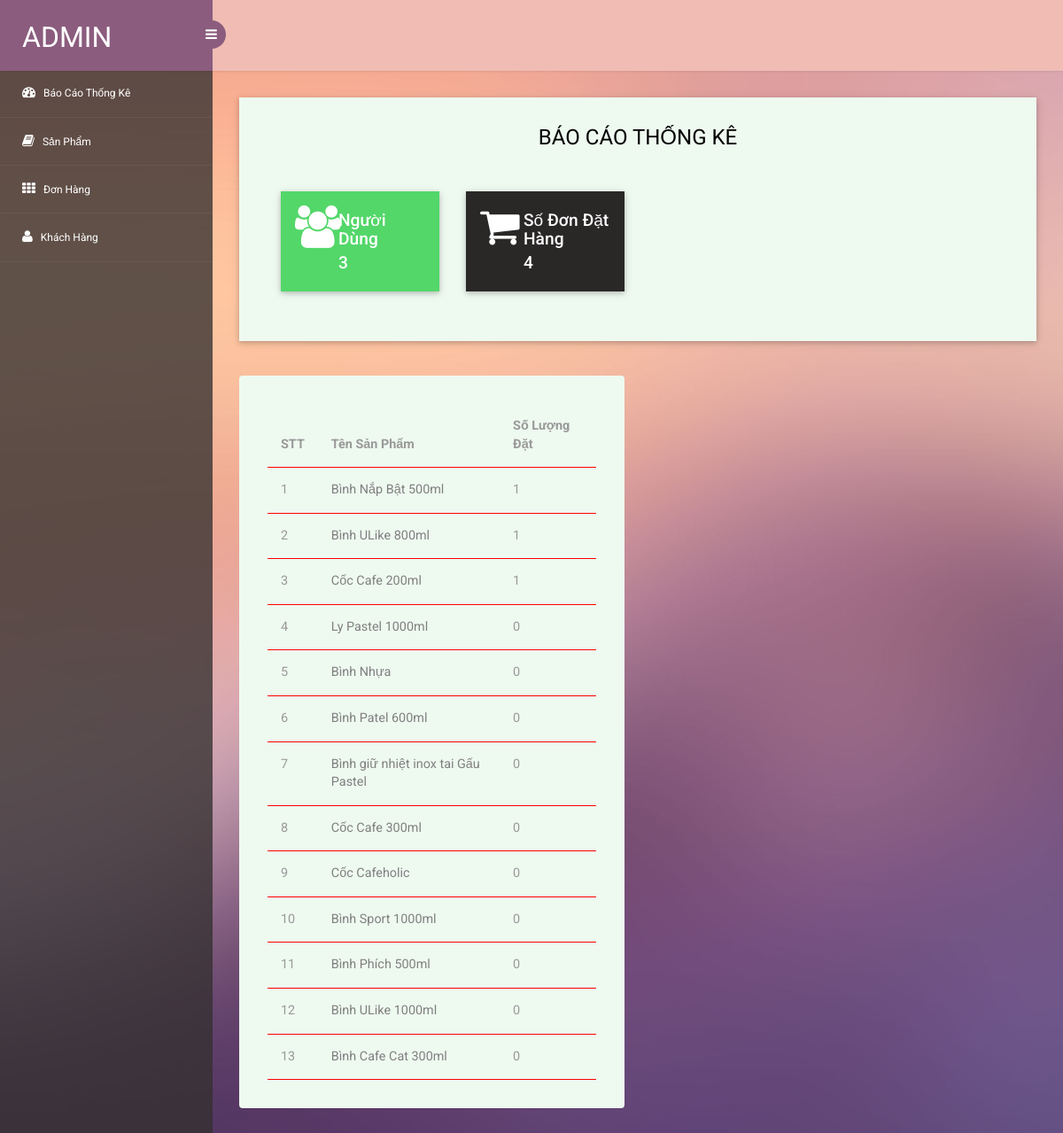
Page /admin/home.php on the committed database.
### tables this page shows
CREATE TABLE `danhmuc` (
  `id` int NOT NULL,
  `HinhAnh` varchar(500) NOT NULL,
  `Ten_Danh_Muc` varchar(500) NOT NULL,
  `GiaTien` decimal(10,3) NOT NULL,
  `DanhMuc` varchar(500) NOT NULL
);

### admin/home.php (the view, shortened to what this page needs)
<?php
include('config/Db.php');
$sql_lietke = "SELECT * FROM danhmuc ORDER BY id ASC";
$row_liet_ke = mysqli_query($mysqli,$sql_lietke);
$sql_lietke1 = "SELECT * FROM nguoidung ORDER BY id ASC";
$row_liet_ke1 = mysqli_query($mysqli,$sql_lietke1);
$num_rows = mysqli_num_rows($row_liet_ke1);
$sql_lietke2 = "SELECT * FROM donhang";
$row_liet_ke2 = mysqli_query($mysqli,$sql_lietke2);
$num_rows1 = mysqli_num_rows($row_liet_ke2);
?>
<!DOCTYPE html>
<head>
<link rel="stylesheet" href="css/bootstrap.min.css" >
<link href="css/style.css" rel='stylesheet' type='text/css' />
<link href="css/style-responsive.css" rel="stylesheet"/>
<link rel="stylesheet" href="css/font.css" type="text/css"/>
<link href="css/font-awesome.css" rel="stylesheet">
<link rel="stylesheet" href="css/morris.css" type="text/css"/>
<link rel="stylesheet" href="css/monthly.css">
</head>
<body>
<section id="container">
<?php
include('header.php');
?>
<section id="main-content">
	<section class="wrapper">
		<div class="row">
			<div class="panel-body">
				<div class="col-md-12 w3ls-graph">
						<div class="agileinfo-grap">
							<div class="agileits-box">
								<header class="agileits-box-header clearfix">
									<h3>Báo Cáo Thống Kê</h3>
								</header>
								<div class="market-updates">
									<div class="col-md-3 market-update-gd">
										<div class="market-update-block clr-block-1">
											<div class="col-md-4 market-update-right">
												<i class="fa fa-users" ></i>
											</div>
											<div class="col-md-8 market-update-left">
											<h4>Người Dùng</h4>
											<h4><?php echo $num_rows?></h4>
											</div>
										  <div class="clearfix"> </div>
										</div>
									</div>
									<div class="col-md-3 market-update-gd">
										<div class="market-update-block clr-block-4">
											<div class="col-md-4 market-update-right">
												<i class="fa fa-shopping-cart" aria-hidden="true"></i>
											</div>
											<div class="col-md-8 market-update-left">
												<h4>Số Đơn Đặt Hàng</h4>
												<h4><?php echo $num_rows1?></h4>
											</div>
										  <div class="clearfix"> </div>
										</div>
									</div>
								   <div class="clearfix"> </div>
								</div>
							</div>
						</div>
				</div>
			</div>
		</div>
		<div class="agileits-w3layouts-stats">
					<div class="col-md-6 stats-info stats-last widget-shadow">
						<div class="stats-last-agile">
							<table class="table stats-table ">
								<thead>
									<tr>
										<th>STT</th>
										<th>Tên Sản Phẩm</th>
										<th>Số Lượng Đặt</th>
									</tr>
								</thead>
								<tbody>
								<?php
                    while($rows = mysqli_fetch_array($row_liet_ke)){
                        $danh_muc = $rows['Ten_Danh_Muc'];
                        $sql_san_pham = "SELECT * FROM donhang WHERE SanPham LIKE '%$danh_muc%'";
                        $row_san_pham = mysqli_query($mysqli, $sql_san_pham);
                        $num_rows_san_pham = mysqli_num_rows($row_san_pham);
                    ?>
                    <tr>
                        <td><?php echo $rows['id'] ?></td>
						<td><a class="name"><?php echo $rows['Ten_Danh_Muc']; ?></a></td>
                        <td><?php echo $num_rows_san_pham ?></td>
                    </tr>
                    <?php } ?>
								</tbody>
							</table>
						</div>
					</div>
					<div class="clearfix"> </div>
				</div>
</section>
</section>
</section>
</body>
</html>

### admin/header.php
<header class="header fixed-top clearfix">
    <div class="brand">
        <a href="#" class="logo">
            Admin
        </a>
        <div class="sidebar-toggle-box">
            <div class="fa fa-bars"></div>
        </div>
    </div>
    </header>
    <aside>
        <div id="sidebar" class="nav-collapse">
            <div class="leftside-navigation">
                <ul class="sidebar-menu" id="nav-accordion">
                    <li>
                        <a href="home.php">
                            <i class="fa fa-dashboard"></i>
                            <span>Báo Cáo Thống Kê</span>
                        </a>
                    </li>
                    <li class="sub-menu">
                        <a href="sanpham.php">
                            <i class="fa fa-book"></i>
                            <span>Sản Phẩm</span>
                        </a>
                    </li>
                    <li class="sub-menu">
                        <a href="donhang/index.php">
                            <i class="fa fa-th"></i>
                            <span>Đơn Hàng</span>
                        </a>
                    </li>
                    <li>
                        <a href="nguoidung/index.php">
                            <i class="fa fa-user"></i>
                            <span>Khách Hàng</span>
                        </a>
                    </li>
                </ul>
            </div>
        </div>
    </aside>

### admin/home.php (style rules this page uses)
a.name { color: gray; cursor:context-menu; }

### rows in the picture
danhmuc: id "1", Ten_Danh_Muc "Bình Nắp Bật 500ml", num_rows_san_pham "1"
danhmuc: id "2", Ten_Danh_Muc "Bình ULike 800ml", num_rows_san_pham "1"
danhmuc: id "3", Ten_Danh_Muc "Cốc Cafe 200ml", num_rows_san_pham "1"
danhmuc: id "4", Ten_Danh_Muc "Ly Pastel 1000ml", num_rows_san_pham "0"
danhmuc: id "5", Ten_Danh_Muc "Bình Nhựa", num_rows_san_pham "0"
danhmuc: id "6", Ten_Danh_Muc "Bình Patel 600ml", num_rows_san_pham "0"
danhmuc: id "7", Ten_Danh_Muc "Bình giữ nhiệt inox tai Gấu Pastel", num_rows_san_pham "0"
danhmuc: id "8", Ten_Danh_Muc "Cốc Cafe 300ml", num_rows_san_pham "0"
danhmuc: id "9", Ten_Danh_Muc "Cốc Cafeholic", num_rows_san_pham "0"
danhmuc: id "10", Ten_Danh_Muc "Bình Sport 1000ml", num_rows_san_pham "0"
danhmuc: id "11", Ten_Danh_Muc "Bình Phích 500ml", num_rows_san_pham "0"
danhmuc: id "12", Ten_Danh_Muc "Bình ULike 1000ml", num_rows_san_pham "0"
danhmuc: id "13", Ten_Danh_Muc "Bình Cafe Cat 300ml", num_rows_san_pham "0"

### other values in the picture
$num_rows "3"
$num_rows1 "4"
